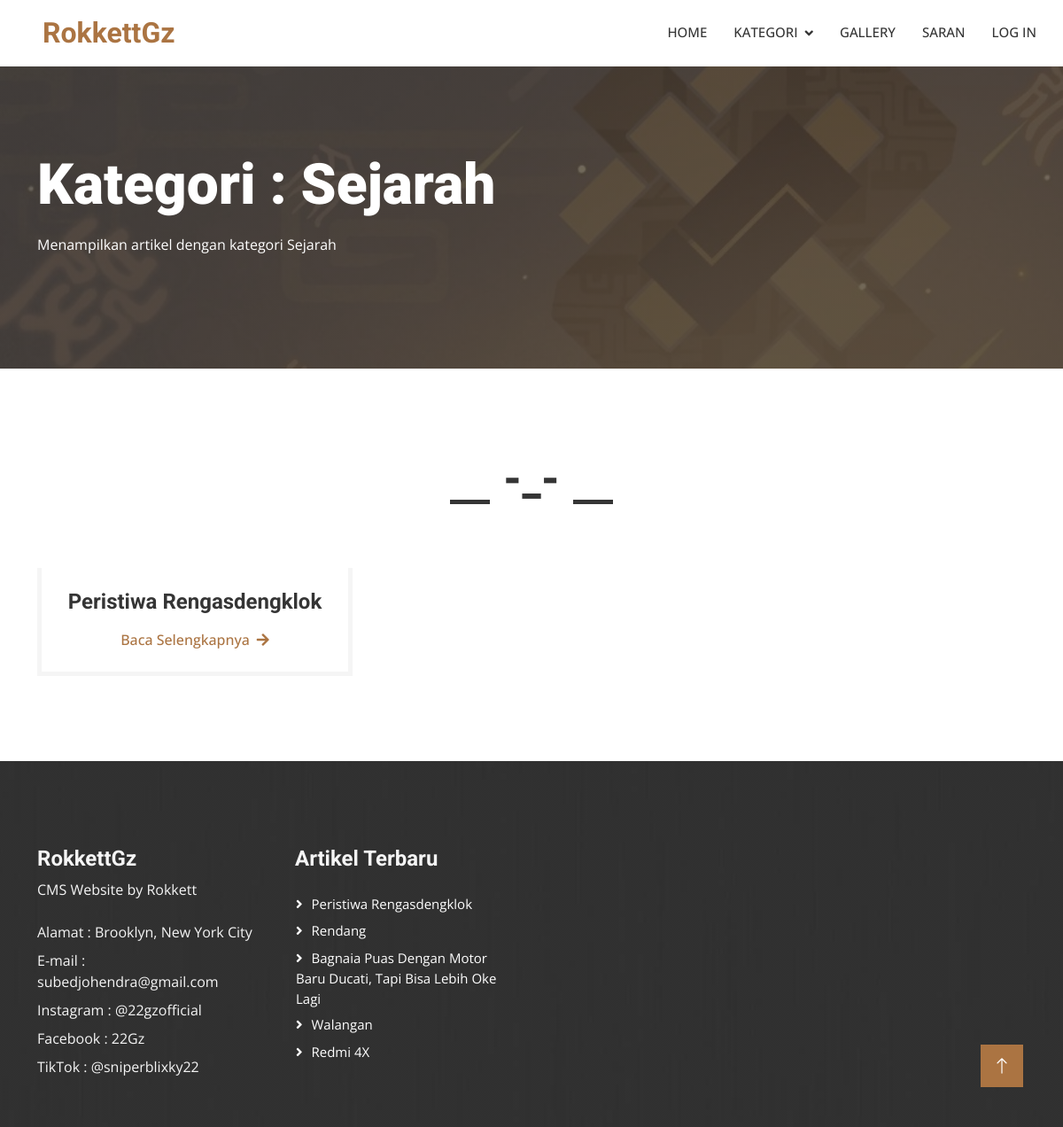
The app's page /index.php/category/4 with its own data.
### tables this page shows
CREATE TABLE `configtab` (
  `id` int(11) NOT NULL,
  `website_title` varchar(60) NOT NULL,
  `website_profile` text NOT NULL,
  `instagram` varchar(50) NOT NULL,
  `facebook` varchar(50) NOT NULL,
  `tiktok` varchar(50) NOT NULL,
  `address` varchar(50) NOT NULL,
  `email` varchar(50) NOT NULL
);

CREATE TABLE `category` (
  `category_id` int(11) NOT NULL,
  `category` varchar(60) NOT NULL
);

CREATE TABLE `content` (
  `content_id` int(11) NOT NULL,
  `title` varchar(150) NOT NULL,
  `category_id` varchar(30) NOT NULL,
  `content_details` text NOT NULL,
  `date` date NOT NULL,
  `username` varchar(60) NOT NULL,
  `image` varchar(30) NOT NULL
);

### application/controllers/Drilly.php (called while the page is built, shortened)
<?php
class Drilly extends CI_Controller
{
	public function __construct()
	{
		$this->load->model('rin_model');
	}
	public function category()
	{
		$uid = $this->uri->segment(2);
		$data = array(
			'configt' => $this->db->get_where('configtab', array('id' => '1'))->result_array(),
			'cat' => $this->db->get_where('category', array('category_id' => $uid))->result_array(),
			'user' => $this->rin_model->showcarousel(),
			'userd' => $this->rin_model->showcategoryid($uid),
			'userb' => $this->rin_model->showcategory(),
			'recent' => $this->rin_model->showrecentcontent()
		);
		$this->load->view('category', $data);
	}
}

### index.php (called while the page is built, shortened)
<?php
require_once BASEPATH.'core/CodeIgniter.php';

### application/models/Rin_model.php (called while the page is built, shortened)
<?php
class Rin_model extends CI_Model
{
    public function showcategory()
    {
        $query = $this->db->get('category');
        return $query->result();
    }
    public function showcategoryid($uid)
    {
        $query =  $this->db->get_where('content', array('category_id' => $uid));
        return $query->result();
    }
    public function showrecentcontent()
    {
        $this->db->order_by('date', 'asc');
        $this->db->limit(5);
        $query = $this->db->get('content');
        return $query->result();
    }
}

### application/views/category.php (the view, shortened to what this page needs)
<!DOCTYPE html>
<html lang="en">
<head>
    <link href="https://cdnjs.cloudflare.com/ajax/libs/font-awesome/5.10.0/css/all.min.css" rel="stylesheet">
    <link href="https://cdn.jsdelivr.net/npm/bootstrap-icons@1.4.1/font/bootstrap-icons.css" rel="stylesheet">
    <link href="<?= base_url('assets/woody/') ?>lib/animate/animate.min.css" rel="stylesheet">
    <link href="<?= base_url('assets/woody/') ?>lib/owlcarousel/assets/owl.carousel.min.css" rel="stylesheet">
    <link href="<?= base_url('assets/woody/') ?>lib/lightbox/css/lightbox.min.css" rel="stylesheet">
    <link href="<?= base_url('assets/woody/') ?>css/bootstrap.min.css" rel="stylesheet">
    <link href="<?= base_url('assets/woody/') ?>css/style.css" rel="stylesheet">
</head>
<body>
    <nav class="navbar navbar-expand-lg bg-white navbar-light sticky-top p-0">
        <a href="<?= base_url() ?>" class="navbar-brand d-flex align-items-center px-4 px-lg-5">
            <h2 class="m-0 text-primary"><?= $configt['0']['website_title']  ?></h2>
        </a>
        <div class="collapse navbar-collapse" id="navbarCollapse">
            <div class="collapse navbar-collapse" id="navbarCollapse">
                <div class="navbar-nav ms-auto p-4 p-lg-0">
                    <a href="<?= base_url() ?>" class="nav-item nav-link">Home</a>
                    <div class="nav-item dropdown">
                        <a href="#" class="nav-link dropdown-toggle" data-bs-toggle="dropdown">Kategori</a>
                    </div>
                    <a href="<?= base_url('gallery') ?>" class="nav-item nav-link">Gallery</a>
                    <a href="<?= base_url('feedback') ?>" class="nav-item nav-link">Saran</a>
                    <a href="<?= base_url('admin') ?>" class="nav-item nav-link">Log In</a>
                </div>
            </div>
    </nav>
    <div class="container-fluid page-header py-5 mb-5">
        <div class="container py-5">
            <h1 class="display-3 text-white mb-3 animated slideInDown">Kategori : <?= $cat['0']['category']  ?></h1>
            <nav aria-label="breadcrumb animated slideInDown">
                <ol class="breadcrumb">
                    <li class="breadcrumb-item">
                        <p class="text-white">Menampilkan artikel dengan kategori <?= $cat['0']['category'] ?></p>
                    </li>
                </ol>
            </nav>
        </div>
    </div>
    <div class="container-xxl py-5">
        <div class="container">
            <div class="section-title text-center">
                <h1 class="display-5 mb-5">-_-</h1>
            </div>
            <div class="row g-4">
                <?php foreach ($userd as $st) : ?>
                    <div class="col-md-6 col-lg-4 wow fadeInUp" data-wow-delay="0.1s">
                        <div class="service-item">
                            <div class="overflow-hidden">
                            </div>
                            <div class="p-4 text-center border border-5 border-light border-top-0">
                                <h4 class="mb-3"><?= $st->title; ?></h4>
                                <a class="fw-medium" href="<?= site_url('contents/' . $st->content_id); ?>">Baca Selengkapnya<i class="fa fa-arrow-right ms-2"></i></a>
                            </div>
                        </div>
                    </div>
                <?php endforeach; ?>
            </div>
        </div>
    </div>
    <div class="container-fluid bg-dark text-light footer mt-5 pt-5 wow fadeIn" data-wow-delay="0.1s">
        <div class="container py-5">
            <div class="row g-5">
                <div class="col-lg-3 col-md-6">
                    <h4 class="text-light"><?= $configt['0']['website_title']  ?></h4>
                    <p class="mb-4"><?= $configt['0']['website_profile']  ?></p>
                    <p class="mb-2">Alamat : <?= $configt['0']['address']  ?></p>
                    <p class="mb-2">E-mail : <?= $configt['0']['email']  ?></p>
                    <p class="mb-2">Instagram : <?= $configt['0']['instagram']  ?></p>
                    <p class="mb-2">Facebook : <?= $configt['0']['facebook']  ?></p>
                    <p class="mb-2">TikTok : <?= $configt['0']['tiktok']  ?></p>
                </div>
                <div class="col-lg-3 col-md-6">
                    <h4 class="text-light mb-4">Artikel Terbaru</h4>
                    <?php foreach ($recent as $st) : ?>
                    <a class="btn btn-link" href="<?= site_url('contents/' . $st->content_id); ?>"><?= $st->title; ?></a>
                    <?php endforeach; ?>
                </div>
            </div>
        </div>
    </div>
    <a href="#" class="btn btn-lg btn-primary btn-lg-square rounded-0 back-to-top"><i class="bi bi-arrow-up"></i></a>
</body>
</html>

### assets/woody/css/style.css (style rules this page uses)
:root { --primary: #AB7442; --light: #F5F5F5; --dark: #353535; }
.fw-medium { font-weight: 500 !important; }
.back-to-top { position: fixed; display: none; right: 45px; bottom: 45px; z-index: 99; }
.btn { font-weight: 500; transition: .5s; }
.btn.btn-primary, .btn.btn-secondary { color: #FFFFFF; }
.btn-lg-square { width: 48px; height: 48px; }
.btn-square, .btn-sm-square, .btn-lg-square { padding: 0; display: flex; align-items: center; justify-content: center; font-weight: normal; }
.navbar .dropdown-toggle::after { border: none; content: "\f107"; font-family: "Font Awesome 5 Free"; font-weight: 900; vertical-align: middle; margin-left: 8px; }
.navbar-light .navbar-nav .nav-link { margin-right: 30px; padding: 25px 0; color: #FFFFFF; font-size: 15px; font-weight: 500; text-transform: uppercase; outline: none; }
.navbar-light .navbar-brand, .navbar-light a.btn { height: 75px; }
.navbar-light .navbar-nav .nav-link { color: var(--dark); font-weight: 500; }
.navbar-light.sticky-top { top: -100px; transition: .5s; }
.page-header { background: linear-gradient(rgba(53, 53, 53, .7), rgba(53, 53, 53, .7)), url(../img/carousel-1.jpg) center center no-repeat; background-size: cover; }
.section-title h1 { position: relative; display: inline-block; padding: 0 60px; }
.section-title h1::before, .section-title h1::after { position: absolute; content: ""; width: 45px; height: 5px; bottom: 0; background: var(--dark); }
.section-title h1::before { left: 0; }
.section-title h1::after { right: 0; }
.footer { background: linear-gradient(rgba(53, 53, 53, .7), rgba(53, 53, 53, .7)), url(../img/footer.jpg) center center no-repeat; background-size: cover; }
.footer .btn.btn-link { display: block; margin-bottom: 5px; padding: 0; text-align: left; color: #FFFFFF; font-size: 15px; font-weight: normal; text-transform: capitalize; transition: .3s; }
.footer .btn.btn-link::before { position: relative; content: "\f105"; font-family: "Font Awesome 5 Free"; font-weight: 900; margin-right: 10px; }

### records on screen
configtab: website_title "RokkettGz", website_profile "CMS Website by Rokkett", address "Brooklyn, New York City", email "subedjohendra@gmail.com", instagram "@22gzofficial", facebook "22Gz", tiktok "@sniperblixky22"
category: category "Sejarah"
content: title "Peristiwa Rengasdengklok"
content: title "Rendang"
content: title "Bagnaia Puas Dengan Motor Baru Ducati, Tapi Bisa Lebih Oke Lagi"
content: title "Walangan"
content: title "Redmi 4X"
